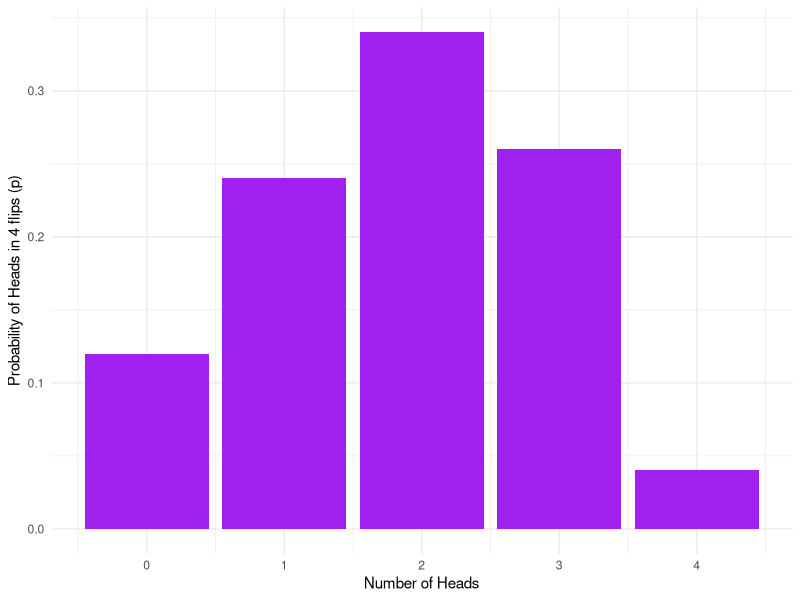
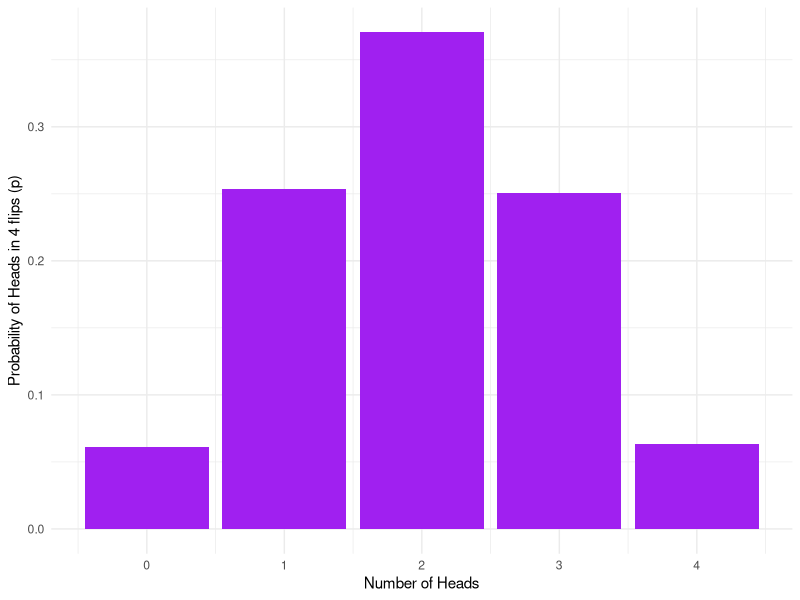
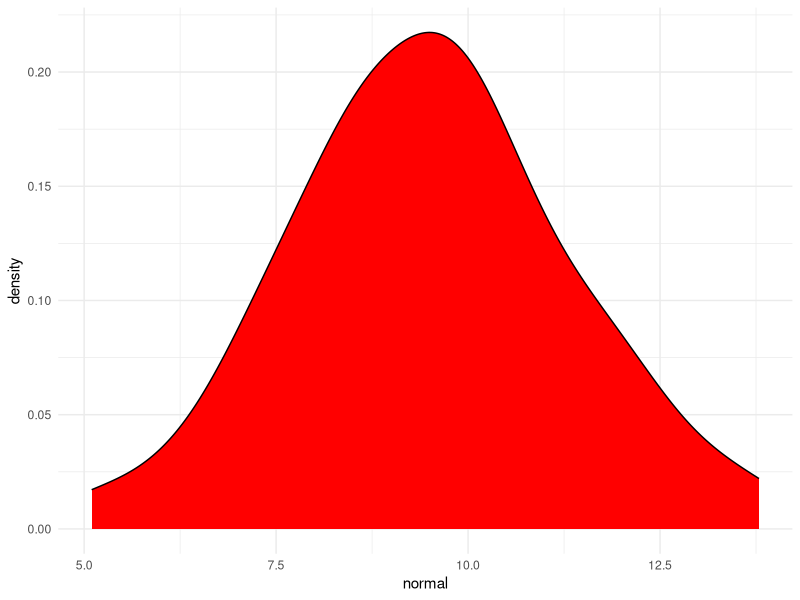
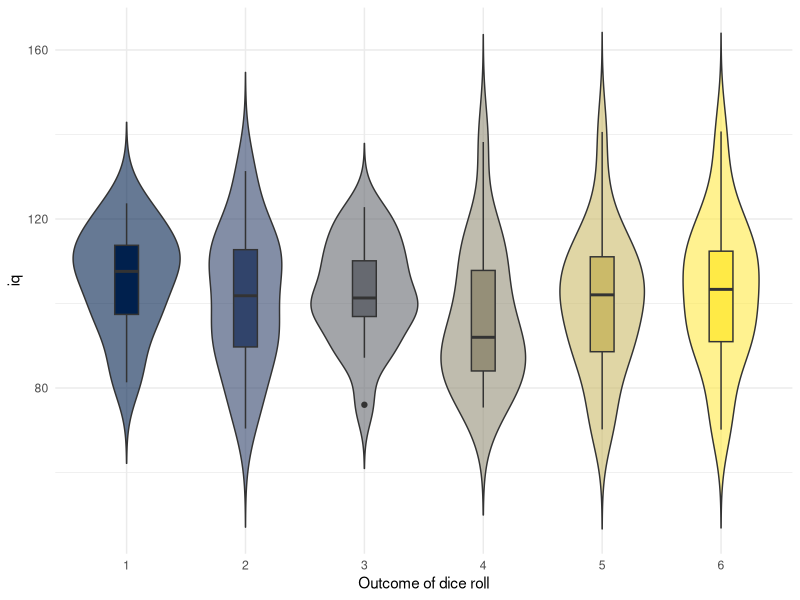

These charts were generated, in order, by the following R code:
## ---- chunk 1
# Notice that because our event labels are strings (text), 
# we need to enter them into the function in "quotes" 
library(tidyverse)
sample(x = c("HEADS", "TAILS"), size = 4, replace = TRUE) 
## ---- chunk 2
sample(x = 0:1, size = 4, replace = TRUE)
## ---- chunk 3
# This code pipes the output of sample() into sum() which counts up the number of heads/1s.

sample(x = 0:1, size = 4, replace = TRUE) %>% sum()
## ---- chunk 4
replicate(n = 20, expr = sample(0:1, 4, TRUE) %>% sum())
## ---- chunk 5
heads50 <- replicate(50, sample(0:1, 4, TRUE) %>% sum())   
heads50
## ---- chunk 6
data50 <- tibble(heads = heads50) %>%   # convert to a table
                group_by(heads) %>%   # group by number of possibilities (0,1,2,3,4)
                summarise(n = n(), # count occurances of each possibility,
                          p=n/50) # & calculate probability (p) of each
                                          
## ---- chunk 7
knitr::kable(data50)
## ---- chunk 8
# Note: stat = "identity" tells  ggplot to use the values of the y-axis variable (p) as the height of the bars in our histogram (as opposed to counting the number of occurances of those values)

ggplot(data50, aes(x = heads,y = p)) + 
  geom_bar(stat = "identity", fill = "purple") + 
  labs(x = "Number of Heads", y = "Probability of Heads in 4 flips (p)") +
  theme_minimal()
## ---- chunk 9
heads10K <- replicate(n = 10000, expr = sample(0:1, 4, TRUE) %>% sum())   
## ---- chunk 10
data10K <- tibble(heads = heads10K) %>%   
                group_by(heads) %>%           
                summarise(n = n(), p=n/10000) 
## ---- chunk 11
ggplot(data10K, aes(heads,p)) + 
  geom_bar(stat = "identity", fill = "purple") + 
  labs(x = "Number of Heads", y = "Probability of Heads in 4 flips (p)") +
  theme_minimal()
## ---- chunk 12
data10K %>%
  filter(heads >= 2) %>%
  summarise(p2 = sum(p))
## ---- chunk 13
normal <- rnorm(n = 50, mean = 10, sd = 2)

## ---- chunk 14
mean(normal)
sd(normal)
## ---- chunk 15
tibble(normal = normal) %>% #turn the variable normal into a table and then
  ggplot(aes(normal)) + # create a density plot
  geom_density(fill = "red") +
  theme_minimal()
  
## ---- chunk 16
subject_id <- 1:120 # create a variable called subject_id that has the numbers 1 to 120 in it
## ---- chunk 17
gender <- rep(x = c("man", "woman", "nonbinary"), each = 40)
## ---- chunk 18
rolls <- sample(x = 1:6, size = 120, replace = TRUE)
## ---- chunk 19
iq <- rnorm(n = 120, mean = 100, sd = 15)
## ---- chunk 20
sim_data <- tibble(subject_id, gender, rolls, iq)
## ---- chunk 21
sim_data %>%
  mutate(rolls = as.factor(rolls)) %>%
  ggplot(aes(x = rolls, y = iq, fill = rolls)) +
  geom_violin(trim = FALSE, alpha = .6, show.legend = FALSE) +
  geom_boxplot(width = .2, show.legend = FALSE) +
  scale_fill_viridis_d(option = "E") +
  theme_minimal() +
  labs(x = "Outcome of dice roll")
